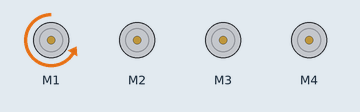
Bench run of a sketch on a simulated Arduino Uno, built with avr-gcc and run on an emulated ATmega328P. Shown: 4 × DC motor (green arrow = forward, orange = backward, longer = faster). What the sketch prints to the serial monitor is not drawn.

Above: at 0.5 s.
At 1.5 s:
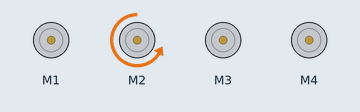
At 3.5 s:
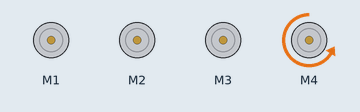
At 6.5 s:
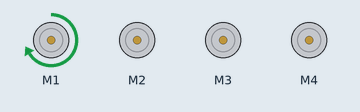
At 11.0 s:
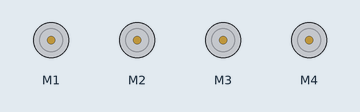
At 14.5 s:
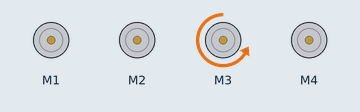
Timing chart, 0 to 15.6 s (numbered marks = the images above):
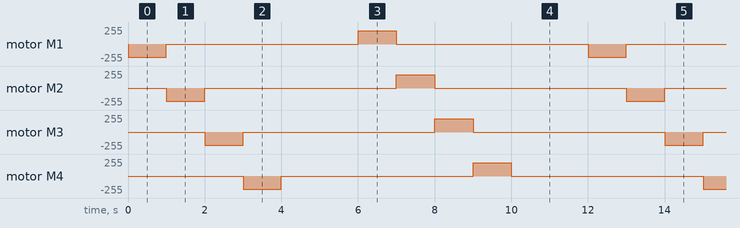

Measured:
- by itself, motor M1–4: repeats every 12.0 s: stopped 5.0 s, forward 200/255 1.0 s, stopped 5.0 s, backward 200/255 1.0 s

The sketch:

ms.ino
```cpp
#include <AFMotor.h>

AF_DCMotor motor1(1);
AF_DCMotor motor2(2);
AF_DCMotor motor3(3);
AF_DCMotor motor4(4);

void setup() {
  Serial.begin(9600);               // set up Serial library at 9600 bps
  Serial.println("Motor test!");
  motor1.setSpeed(200);      // set motor speed
  motor2.setSpeed(200);      // set motor speed
  motor3.setSpeed(200);      // set motor speed
  motor4.setSpeed(200);      // set motor speed
  motor1.run(RELEASE);       // stop
  motor2.run(RELEASE);
  motor3.run(RELEASE);
  motor4.run(RELEASE);
}

void loop() {

  motor1.run(BACKWARD);
  delay(1000);
  motor1.run(RELEASE);

  motor2.run(BACKWARD);
  delay(1000);
  motor2.run(RELEASE);

  motor3.run(BACKWARD);
  delay(1000);
  motor3.run(RELEASE);

  motor4.run(BACKWARD);
  delay(1000);
  motor4.run(RELEASE);

  delay(2000); ///****************************

    motor1.run(FORWARD);
  delay(1000);
  motor1.run(RELEASE);

  motor2.run(FORWARD);
  delay(1000);
  motor2.run(RELEASE);

  motor3.run(FORWARD);
  delay(1000);
  motor3.run(RELEASE);

  motor4.run(FORWARD);
  delay(1000);
  motor4.run(RELEASE);

 delay(2000);
  //while(1){}
}
```
